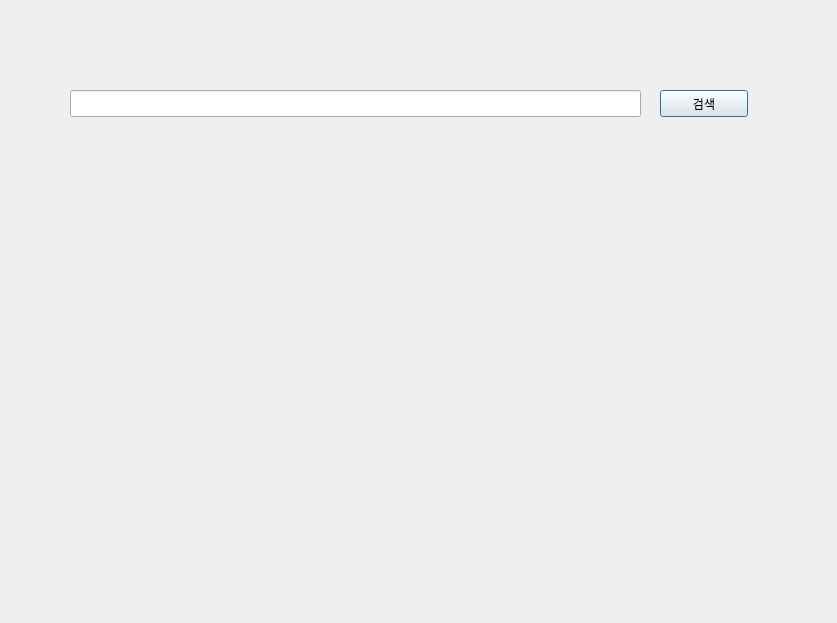
<?xml version="1.0" encoding="UTF-8"?>
<ui version="4.0">
 <class>Dialog</class>
 <widget class="QDialog" name="Dialog">
  <property name="geometry">
   <rect>
    <x>0</x>
    <y>0</y>
    <width>837</width>
    <height>623</height>
   </rect>
  </property>
  <property name="windowTitle">
   <string>Dialog</string>
  </property>
  <widget class="QPushButton" name="bookSearch">
   <property name="geometry">
    <rect>
     <x>660</x>
     <y>90</y>
     <width>88</width>
     <height>27</height>
    </rect>
   </property>
   <property name="text">
    <string>검색</string>
   </property>
  </widget>
  <widget class="QLineEdit" name="inputBook">
   <property name="geometry">
    <rect>
     <x>70</x>
     <y>90</y>
     <width>571</width>
     <height>27</height>
    </rect>
   </property>
  </widget>
 </widget>
 <resources/>
 <connections/>
</ui>
